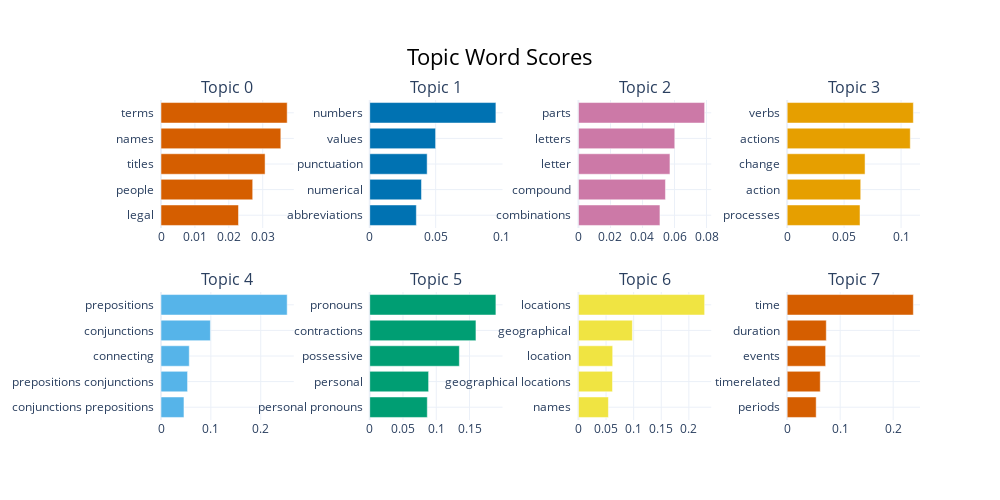

Notebook source saved alongside this figure:
### Code cell
model.visualize_barchart()

### Figure 1 — Plotly figure (JSON) as saved in the notebook; plotly's stock layout.template omitted (floating-point values rounded to 4 significant figures)
{"data": [{"marker": {"color": "#D55E00"}, "orientation": "h", "type": "bar", "x": [0.02285, 0.02704, 0.03069, 0.03533, 0.03721], "xaxis": "x", "y": ["legal  ", "people  ", "titles  ", "names  ", "terms  "], "yaxis": "y"}, {"marker": {"color": "#0072B2"}, "orientation": "h", "type": "bar", "x": [0.03534, 0.03923, 0.04353, 0.04994, 0.09566], "xaxis": "x2", "y": ["abbreviations  ", "numerical  ", "punctuation  ", "values  ", "numbers  "], "yaxis": "y2"}, {"marker": {"color": "#CC79A7"}, "orientation": "h", "type": "bar", "x": [0.0509, 0.05434, 0.05715, 0.06015, 0.07881], "xaxis": "x3", "y": ["combinations  ", "compound  ", "letter  ", "letters  ", "parts  "], "yaxis": "y3"}, {"marker": {"color": "#E69F00"}, "orientation": "h", "type": "bar", "x": [0.06395, 0.06458, 0.06838, 0.1081, 0.1108], "xaxis": "x4", "y": ["processes  ", "action  ", "change  ", "actions  ", "verbs  "], "yaxis": "y4"}, {"marker": {"color": "#56B4E9"}, "orientation": "h", "type": "bar", "x": [0.04605, 0.05326, 0.05666, 0.09905, 0.253], "xaxis": "x5", "y": ["conjunctions prepositions  ", "prepositions conjunctions  ", "connecting  ", "conjunctions  ", "prepositions  "], "yaxis": "y5"}, {"marker": {"color": "#009E73"}, "orientation": "h", "type": "bar", "x": [0.08653, 0.08849, 0.1347, 0.1597, 0.1897], "xaxis": "x6", "y": ["personal pronouns  ", "personal  ", "possessive  ", "contractions  ", "pronouns  "], "yaxis": "y6"}, {"marker": {"color": "#F0E442"}, "orientation": "h", "type": "bar", "x": [0.05428, 0.0617, 0.06203, 0.09768, 0.2286], "xaxis": "x7", "y": ["names  ", "geographical locations  ", "location  ", "geographical  ", "locations  "], "yaxis": "y7"}, {"marker": {"color": "#D55E00"}, "orientation": "h", "type": "bar", "x": [0.05471, 0.06242, 0.07254, 0.07379, 0.2381], "xaxis": "x8", "y": ["periods  ", "timerelated  ", "events  ", "duration  ", "time  "], "yaxis": "y8"}], "layout": {"annotations": [{"font": {"size": 16}, "showarrow": false, "text": "Topic 0", "x": 0.0875, "xanchor": "center", "xref": "paper", "y": 1, "yanchor": "bottom", "yref": "paper"}, {"font": {"size": 16}, "showarrow": false, "text": "Topic 1", "x": 0.3625, "xanchor": "center", "xref": "paper", "y": 1, "yanchor": "bottom", "yref": "paper"}, {"font": {"size": 16}, "showarrow": false, "text": "Topic 2", "x": 0.6375, "xanchor": "center", "xref": "paper", "y": 1, "yanchor": "bottom", "yref": "paper"}, {"font": {"size": 16}, "showarrow": false, "text": "Topic 3", "x": 0.9125, "xanchor": "center", "xref": "paper", "y": 1, "yanchor": "bottom", "yref": "paper"}, {"font": {"size": 16}, "showarrow": false, "text": "Topic 4", "x": 0.0875, "xanchor": "center", "xref": "paper", "y": 0.4, "yanchor": "bottom", "yref": "paper"}, {"font": {"size": 16}, "showarrow": false, "text": "Topic 5", "x": 0.3625, "xanchor": "center", "xref": "paper", "y": 0.4, "yanchor": "bottom", "yref": "paper"}, {"font": {"size": 16}, "showarrow": false, "text": "Topic 6", "x": 0.6375, "xanchor": "center", "xref": "paper", "y": 0.4, "yanchor": "bottom", "yref": "paper"}, {"font": {"size": 16}, "showarrow": false, "text": "Topic 7", "x": 0.9125, "xanchor": "center", "xref": "paper", "y": 0.4, "yanchor": "bottom", "yref": "paper"}], "height": 500, "hoverlabel": {"bgcolor": "white", "font": {"family": "Rockwell", "size": 16}}, "showlegend": false, "title": {"font": {"color": "Black", "size": 22}, "text": "Topic Word Scores", "x": 0.5, "xanchor": "center", "yanchor": "top"}, "width": 1000, "xaxis": {"anchor": "y", "domain": [0, 0.175], "showgrid": true}, "xaxis2": {"anchor": "y2", "domain": [0.275, 0.45], "showgrid": true}, "xaxis3": {"anchor": "y3", "domain": [0.55, 0.725], "showgrid": true}, "xaxis4": {"anchor": "y4", "domain": [0.825, 1], "showgrid": true}, "xaxis5": {"anchor": "y5", "domain": [0, 0.175], "showgrid": true}, "xaxis6": {"anchor": "y6", "domain": [0.275, 0.45], "showgrid": true}, "xaxis7": {"anchor": "y7", "domain": [0.55, 0.725], "showgrid": true}, "xaxis8": {"anchor": "y8", "domain": [0.825, 1], "showgrid": true}, "yaxis": {"anchor": "x", "domain": [0.6, 1], "showgrid": true}, "yaxis2": {"anchor": "x2", "domain": [0.6, 1], "showgrid": true}, "yaxis3": {"anchor": "x3", "domain": [0.6, 1], "showgrid": true}, "yaxis4": {"anchor": "x4", "domain": [0.6, 1], "showgrid": true}, "yaxis5": {"anchor": "x5", "domain": [0, 0.4], "showgrid": true}, "yaxis6": {"anchor": "x6", "domain": [0, 0.4], "showgrid": true}, "yaxis7": {"anchor": "x7", "domain": [0, 0.4], "showgrid": true}, "yaxis8": {"anchor": "x8", "domain": [0, 0.4], "showgrid": true}}}
